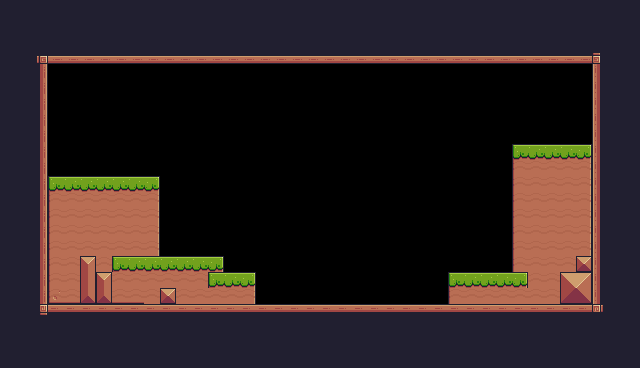

This is a level from a 2D game, rendered from its Tiled map with the project's own tilesets. A one-line summary and the map file follow, with tile-layer data summarised:
An orthogonal 40x23 tile map with 16x16 px tiles, 1 tile layer (Background), 2 tilesets and 54 objects (12x Fire, 6x Fruit, 5x Saw, 3x fallingPlatforms, 3x fallingPlatformSpawn, ...).

<map version="1.10" tiledversion="1.11.2" orientation="orthogonal" renderorder="right-down" width="40" height="23" tilewidth="16" tileheight="16" infinite="0" nextlayerid="4" nextobjectid="158">
 <tileset firstgid="1" name="Pixel_adventure" tilewidth="16" tileheight="16" tilecount="242" columns="22" backgroundcolor="#00000000">
  <image source="../images/Terrain/Terrain (16x16).png" width="352" height="176" />
 </tileset>
 <tileset firstgid="243" source="Pixel_adventure.tsx" />
 <layer id="1" name="Background" width="40" height="23">
  <data>[920 cells, 540 non-empty, 25 distinct tile ids]</data>
 </layer>
 <objectgroup id="3" name="Collisions">
  <object id="5" x="32" y="48" width="16" height="272" />
  <object id="6" x="48" y="48" width="560" height="16" />
  <object id="9" x="592" y="64" width="16" height="256" />
  <object id="11" x="48" y="304" width="544" height="16" />
  <object id="23" x="48" y="176" width="112" height="128" />
  <object id="24" x="160" y="256" width="64" height="48" />
  <object id="25" x="224" y="272" width="32" height="32" />
  <object id="26" x="512" y="144" width="80" height="160" />
  <object id="27" x="448" y="272" width="64" height="32" />
  <object id="75" type="fallingPlatforms" x="224" y="144" width="32" height="5">
   <properties>
    <property name="fallingPlatform" type="bool" value="true" />
    <property name="isVertical" type="bool" value="true" />
    <property name="offNeg" type="float" value="0.05" />
    <property name="offPos" type="float" value="0.05" />
   </properties>
  </object>
  <object id="76" type="fallingPlatforms" x="336" y="144" width="32" height="5">
   <properties>
    <property name="fallingPlatform" type="bool" value="true" />
    <property name="isVertical" type="bool" value="true" />
    <property name="offNeg" type="float" value="0.05" />
    <property name="offPos" type="float" value="0.05" />
   </properties>
  </object>
  <object id="77" type="fallingPlatforms" x="432" y="128" width="32" height="5">
   <properties>
    <property name="fallingPlatform" type="bool" value="true" />
    <property name="isVertical" type="bool" value="true" />
    <property name="offNeg" type="float" value="0.05" />
    <property name="offPos" type="float" value="0.05" />
   </properties>
  </object>
  <object id="115" x="288" y="288" width="16" height="16" />
  <object id="116" x="352" y="288" width="16" height="16" />
  <object id="117" x="416" y="288" width="16" height="16" />
  <object id="127" x="256" y="288" width="16" height="16" />
  <object id="128" x="272" y="288" width="16" height="16" />
  <object id="129" x="304" y="288" width="16" height="16" />
  <object id="130" x="320" y="288" width="16" height="16" />
  <object id="131" x="336" y="288" width="16" height="16" />
  <object id="132" x="368" y="288" width="16" height="16" />
  <object id="133" x="384" y="288" width="16" height="16" />
  <object id="134" x="400" y="288" width="16" height="16" />
  <object id="135" x="432" y="288" width="16" height="16" />
 </objectgroup>
 <objectgroup id="2" name="Spawnpoints">
  <object id="1" name="Player" type="Player" x="48" y="144" width="31.0999" height="31.5379" />
  <object id="3" x="393" y="228" width="0.5" />
  <object id="13" type="Checkpoint" x="528" y="80" width="64" height="64" />
  <object id="84" type="fallingPlatformSpawn" x="224" y="144" width="32" height="16">
   <properties>
    <property name="offNeg" type="float" value="0.05" />
    <property name="offPos" type="float" value="0.05" />
   </properties>
  </object>
  <object id="85" type="fallingPlatformSpawn" x="336" y="144" width="32" height="16">
   <properties>
    <property name="offNeg" type="float" value="0.05" />
    <property name="offPos" type="float" value="0.05" />
   </properties>
  </object>
  <object id="86" type="fallingPlatformSpawn" x="432" y="128" width="32" height="16">
   <properties>
    <property name="offNeg" type="float" value="0.05" />
    <property name="offPos" type="float" value="0.05" />
   </properties>
  </object>
  <object id="112" type="Fire" x="416" y="272" width="16" height="32" />
  <object id="113" type="Fire" x="288" y="272" width="16" height="32" />
  <object id="114" type="Fire" x="352" y="272" width="16" height="32" />
  <object id="118" type="Fire" x="256" y="272" width="16" height="32" />
  <object id="119" type="Fire" x="272" y="272" width="16" height="32" />
  <object id="120" type="Fire" x="304" y="272" width="16" height="32" />
  <object id="121" type="Fire" x="320" y="272" width="16" height="32" />
  <object id="122" type="Fire" x="336" y="272" width="16" height="32" />
  <object id="123" type="Fire" x="368" y="272" width="16" height="32" />
  <object id="124" type="Fire" x="384" y="272" width="16" height="32" />
  <object id="125" type="Fire" x="400" y="272" width="16" height="32" />
  <object id="126" type="Fire" x="432" y="272" width="16" height="32" />
  <object id="142" type="Saw" x="160" y="224" width="32" height="32">
   <properties>
    <property name="isVertical" type="bool" value="false" />
    <property name="offNeg" type="float" value="0" />
    <property name="offPos" type="float" value="0" />
   </properties>
  </object>
  <object id="147" type="Saw" x="192" y="224" width="32" height="32">
   <properties>
    <property name="isVertical" type="bool" value="false" />
    <property name="offNeg" type="float" value="0" />
    <property name="offPos" type="float" value="0" />
   </properties>
  </object>
  <object id="148" type="Saw" x="224" y="240" width="32" height="32">
   <properties>
    <property name="isVertical" type="bool" value="false" />
    <property name="offNeg" type="float" value="0" />
    <property name="offPos" type="float" value="0" />
   </properties>
  </object>
  <object id="149" type="Saw" x="448" y="240" width="32" height="32">
   <properties>
    <property name="isVertical" type="bool" value="false" />
    <property name="offNeg" type="float" value="0" />
    <property name="offPos" type="float" value="0" />
   </properties>
  </object>
  <object id="150" type="Saw" x="480" y="240" width="32" height="32">
   <properties>
    <property name="isVertical" type="bool" value="false" />
    <property name="offNeg" type="float" value="0" />
    <property name="offPos" type="float" value="0" />
   </properties>
  </object>
  <object id="151" type="Restart" x="576" y="32" width="32" height="32" />
  <object id="152" name="Apple" type="Fruit" x="208" y="96" width="32" height="32" />
  <object id="153" name="Kiwi" type="Fruit" x="304" y="96" width="32" height="32" />
  <object id="154" name="Cherries" type="Fruit" x="416" y="96" width="32" height="32" />
  <object id="155" name="Melon" type="Fruit" x="448" y="96" width="32" height="32" />
  <object id="156" name="Bananas" type="Fruit" x="336" y="96" width="32" height="32" />
  <object id="157" name="Orange" type="Fruit" x="144" y="128" width="32" height="32" />
 </objectgroup>
</map>
